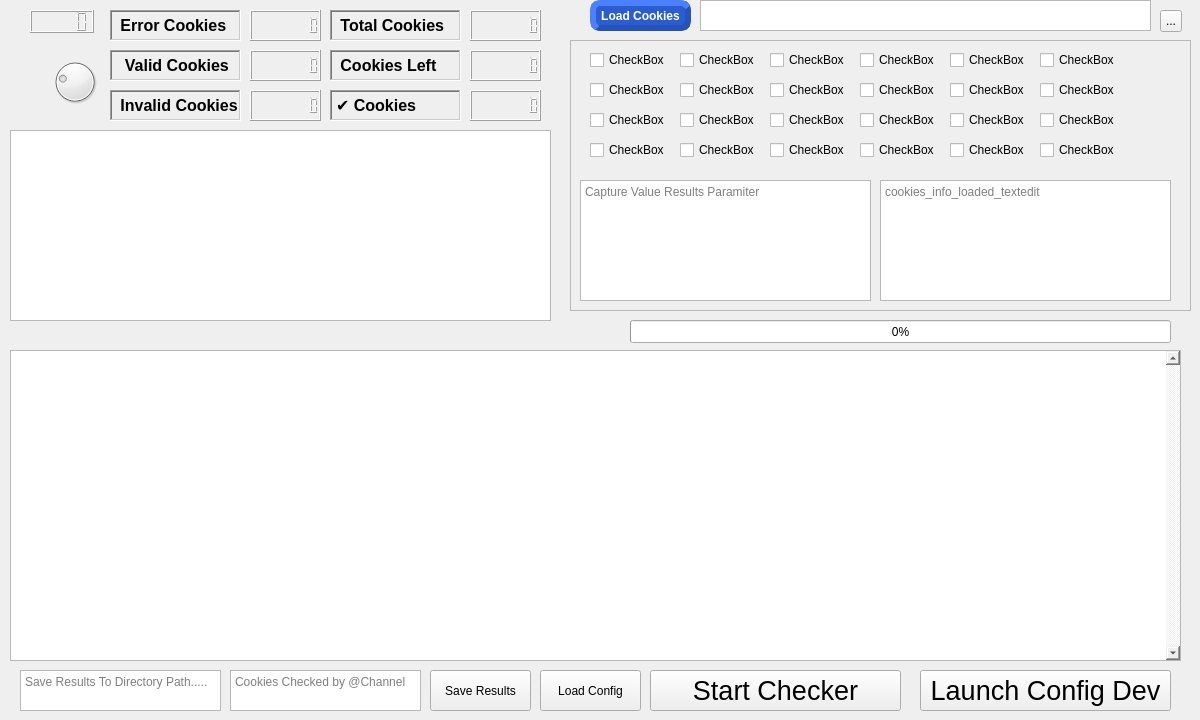
  <widget class="QWidget" name="centralwidget">
   <property name="whatsThis">
    <string extracomment="This will be the main settings for the scipt to work with and search inside."/>
   </property>
   <widget class="QTextEdit" name="cookies_details_request_textedit">
    <property name="geometry">
     <rect>
      <x>10</x>
      <y>130</y>
      <width>541</width>
      <height>191</height>
     </rect>
    </property>
    <property name="styleSheet">
     <string notr="true">border-color: rgb(29, 233, 182);</string>
    </property>
   </widget>
   <widget class="QFrame" name="http_response_frame">
    <property name="geometry">
     <rect>
      <x>10</x>
      <y>350</y>
      <width>1171</width>
      <height>311</height>
     </rect>
    </property>
    <property name="styleSheet">
     <string notr="true">border-color: rgb(21, 255, 255);</string>
    </property>
    <property name="frameShape">
     <enum>QFrame::Shape::StyledPanel</enum>
    </property>
    <property name="frameShadow">
     <enum>QFrame::Shadow::Raised</enum>
    </property>
    <widget class="QTextEdit" name="http_response_textEdit">
     <property name="geometry">
      <rect>
       <x>0</x>
       <y>0</y>
       <width>1171</width>
       <height>311</height>
      </rect>
     </property>
     <property name="styleSheet">
      <string notr="true">border-color: rgb(29, 233, 182);</string>
     </property>
     <property name="verticalScrollBarPolicy">
      <enum>Qt::ScrollBarPolicy::ScrollBarAlwaysOn</enum>
     </property>
     <property name="horizontalScrollBarPolicy">
      <enum>Qt::ScrollBarPolicy::ScrollBarAlwaysOff</enum>
     </property>
    </widget>
   </widget>
   <widget class="QPushButton" name="load_cookies_button">
    <property name="geometry">
     <rect>
      <x>590</x>
      <y>0</y>
      <width>101</width>
      <height>31</height>
     </rect>
    </property>
    <property name="acceptDrops">
     <bool>true</bool>
    </property>
    <property name="autoFillBackground">
     <bool>false</bool>
    </property>
    <property name="styleSheet">
     <string notr="true">QPushButton {
    background-color: #2B5DD1;
    color: #FFFFFF;
    border-style: outset;
    padding: 1px;
    font: bold 12px;
    border-width: 6px;
    border-radius: 10px;
    border-color: #2752B8;
}
QPushButton:hover {
    background-color: lightgreen;
}</string>
    </property>
    <property name="text">
     <string>Load Cookies</string>
    </property>
   </widget>
   <widget class="QTextEdit" name="save_results_directory_textedit">
    <property name="geometry">
     <rect>
      <x>20</x>
      <y>670</y>
      <width>201</width>
      <height>41</height>
     </rect>
    </property>
    <property name="styleSheet">
     <string notr="true">border-color: rgb(17, 235, 255);</string>
    </property>
    <property name="lineWrapMode">
     <enum>QTextEdit::LineWrapMode::NoWrap</enum>
    </property>
    <property name="placeholderText">
     <string>Save Results To Directory Path.....</string>
    </property>
   </widget>
   <widget class="QPushButton" name="save_results_button">
    <property name="geometry">
     <rect>
      <x>430</x>
      <y>670</y>
      <width>101</width>
      <height>41</height>
     </rect>
    </property>
    <property name="autoFillBackground">
     <bool>false</bool>
    </property>
    <property name="styleSheet">
     <string notr="true">gridline-color: rgb(0, 0, 0);
border-color: rgb(10, 251, 255);
gridline-color: rgb(0, 0, 0);
QPushButton {background-color: #A3C1DA; color: red;}')
</string>
    </property>
    <property name="text">
     <string>Save Results</string>
    </property>
   </widget>
   <widget class="QPushButton" name="start_checker_button">
    <property name="geometry">
     <rect>
      <x>650</x>
      <y>670</y>
      <width>251</width>
      <height>41</height>
     </rect>
    </property>
    <property name="font">
     <font>
      <pointsize>20</pointsize>
     </font>
    </property>
    <property name="text">
     <string>Start Checker</string>
    </property>
   </widget>
   <widget class="QFrame" name="frame_2">
    <property name="enabled">
     <bool>true</bool>
    </property>
    <property name="geometry">
     <rect>
      <x>570</x>
      <y>40</y>
      <width>621</width>
      <height>271</height>
     </rect>
    </property>
    <property name="acceptDrops">
     <bool>true</bool>
    </property>
    <property name="frameShape">
     <enum>QFrame::Shape::StyledPanel</enum>
    </property>
    <property name="frameShadow">
     <enum>QFrame::Shadow::Raised</enum>
    </property>
    <widget class="QTextEdit" name="configs_loaded_value_response_textedit">
     <property name="enabled">
      <bool>true</bool>
     </property>
     <property name="geometry">
      <rect>
       <x>10</x>
       <y>140</y>
       <width>291</width>
       <height>121</height>
      </rect>
     </property>
     <property name="styleSheet">
      <string notr="true">border-color: rgb(29, 233, 182);</string>
     </property>
     <property name="placeholderText">
      <string>Capture Value Results Paramiter</string>
     </property>
    </widget>
    <widget class="QCheckBox" name="checkBox_1">
     <property name="geometry">
      <rect>
       <x>20</x>
       <y>10</y>
       <width>101</width>
       <height>20</height>
      </rect>
     </property>
     <property name="acceptDrops">
      <bool>true</bool>
     </property>
     <property name="text">
      <string>CheckBox</string>
     </property>
    </widget>
    <widget class="QCheckBox" name="checkBox_2">
     <property name="geometry">
      <rect>
       <x>110</x>
       <y>10</y>
       <width>101</width>
       <height>20</height>
      </rect>
     </property>
     <property name="acceptDrops">
      <bool>true</bool>
     </property>
     <property name="text">
      <string>CheckBox</string>
     </property>
    </widget>
    <widget class="QCheckBox" name="checkBox_3">
     <property name="geometry">
      <rect>
       <x>200</x>
       <y>10</y>
       <width>101</width>
       <height>20</height>
      </rect>
     </property>
     <property name="acceptDrops">
      <bool>true</bool>
     </property>
     <property name="text">
      <string>CheckBox</string>
     </property>
    </widget>
    <widget class="QCheckBox" name="checkBox_4">
     <property name="geometry">
      <rect>
       <x>290</x>
       <y>10</y>
       <width>101</width>
       <height>20</height>
      </rect>
     </property>
     <property name="text">
      <string>CheckBox</string>
     </property>
    </widget>
    <widget class="QCheckBox" name="checkBox_5">
     <property name="geometry">
      <rect>
       <x>380</x>
       <y>10</y>
       <width>101</width>
       <height>20</height>
      </rect>
     </property>
     <property name="text">
      <string>CheckBox</string>
     </property>
    </widget>
    <widget class="QCheckBox" name="checkBox_6">
     <property name="geometry">
      <rect>
       <x>470</x>
       <y>10</y>
       <width>101</width>
       <height>20</height>
      </rect>
     </property>
     <property name="text">
      <string>CheckBox</string>
     </property>
    </widget>
    <widget class="QCheckBox" name="checkBox_7">
     <property name="geometry">
      <rect>
       <x>20</x>
       <y>40</y>
       <width>101</width>
       <height>20</height>
      </rect>
     </property>
     <property name="text">
      <string>CheckBox</string>
     </property>
    </widget>
    <widget class="QCheckBox" name="checkBox_8">
     <property name="geometry">
      <rect>
       <x>110</x>
       <y>40</y>
       <width>101</width>
       <height>20</height>
      </rect>
     </property>
     <property name="text">
      <string>CheckBox</string>
     </property>
    </widget>
    <widget class="QCheckBox" name="checkBox_9">
     <property name="geometry">
      <rect>
       <x>200</x>
       <y>40</y>
       <width>101</width>
       <height>20</height>
      </rect>
     </property>
     <property name="acceptDrops">
      <bool>true</bool>
     </property>
     <property name="text">
      <string>CheckBox</string>
     </property>
    </widget>
    <widget class="QCheckBox" name="checkBox_10">
     <property name="geometry">
      <rect>
       <x>290</x>
       <y>40</y>
       <width>101</width>
       <height>20</height>
      </rect>
     </property>
     <property name="text">
      <string>CheckBox</string>
     </property>
    </widget>
    <widget class="QCheckBox" name="checkBox_11">
     <property name="geometry">
      <rect>
       <x>380</x>
       <y>40</y>
       <width>101</width>
       <height>20</height>
      </rect>
     </property>
     <property name="text">
      <string>CheckBox</string>
     </property>
    </widget>
    <widget class="QCheckBox" name="checkBox_12">
     <property name="geometry">
      <rect>
       <x>470</x>
       <y>40</y>
       <width>101</width>
       <height>20</height>
      </rect>
     </property>
     <property name="text">
      <string>CheckBox</string>
     </property>
    </widget>
    <widget class="QCheckBox" name="checkBox_13">
     <property name="geometry">
      <rect>
       <x>20</x>
       <y>70</y>
       <width>101</width>
       <height>20</height>
      </rect>
     </property>
     <property name="text">
      <string>CheckBox</string>
     </property>
    </widget>
    <widget class="QCheckBox" name="checkBox_14">
     <property name="geometry">
      <rect>
       <x>110</x>
       <y>70</y>
       <width>101</width>
       <height>20</height>
      </rect>
     </property>
     <property name="text">
      <string>CheckBox</string>
     </property>
    </widget>
    <widget class="QCheckBox" name="checkBox_15">
     <property name="geometry">
      <rect>
       <x>200</x>
       <y>70</y>
       <width>101</width>
       <height>20</height>
      </rect>
     </property>
     <property name="text">
      <string>CheckBox</string>
     </property>
    </widget>
    <widget class="QCheckBox" name="checkBox_16">
     <property name="geometry">
      <rect>
       <x>290</x>
       <y>70</y>
       <width>101</width>
       <height>20</height>
      </rect>
     </property>
     <property name="text">
      <string>CheckBox</string>
     </property>
    </widget>
    <widget class="QCheckBox" name="checkBox_17">
     <property name="geometry">
      <rect>
       <x>380</x>
       <y>70</y>
       <width>101</width>
       <height>20</height>
      </rect>
     </property>
     <property name="text">
      <string>CheckBox</string>
     </property>
    </widget>
    <widget class="QCheckBox" name="checkBox_18">
     <property name="geometry">
      <rect>
       <x>470</x>
       <y>70</y>
       <width>101</width>
       <height>20</height>
      </rect>
     </property>
     <property name="text">
      <string>CheckBox</string>
     </property>
    </widget>
    <widget class="QCheckBox" name="checkBox_19">
     <property name="geometry">
      <rect>
       <x>20</x>
       <y>100</y>
       <width>101</width>
       <height>20</height>
      </rect>
     </property>
     <property name="text">
      <string>CheckBox</string>
     </property>
    </widget>
    <widget class="QCheckBox" name="checkBox_20">
     <property name="geometry">
      <rect>
       <x>110</x>
       <y>100</y>
       <width>101</width>
       <height>20</height>
      </rect>
     </property>
     <property name="text">
      <string>CheckBox</string>
     </property>
    </widget>
    <widget class="QCheckBox" name="checkBox_21">
     <property name="geometry">
      <rect>
       <x>200</x>
       <y>100</y>
       <width>101</width>
       <height>20</height>
      </rect>
     </property>
     <property name="text">
      <string>CheckBox</string>
     </property>
    </widget>
    <widget class="QCheckBox" name="checkBox_22">
     <property name="geometry">
      <rect>
       <x>290</x>
       <y>100</y>
       <width>101</width>
       <height>20</height>
      </rect>
     </property>
     <property name="text">
      <string>CheckBox</string>
     </property>
    </widget>
    <widget class="QCheckBox" name="checkBox_23">
     <property name="geometry">
      <rect>
       <x>380</x>
       <y>100</y>
       <width>101</width>
       <height>20</height>
      </rect>
     </property>
     <property name="text">
      <string>CheckBox</string>
     </property>
    </widget>
    <widget class="QCheckBox" name="checkBox_24">
     <property name="geometry">
      <rect>
       <x>470</x>
       <y>100</y>
       <width>101</width>
       <height>20</height>
      </rect>
     </property>
     <property name="text">
      <string>CheckBox</string>
     </property>
    </widget>
    <widget class="QTextEdit" name="cookies_info_loaded_textedit">
     <property name="enabled">
      <bool>true</bool>
     </property>
     <property name="geometry">
      <rect>
       <x>310</x>
       <y>140</y>
       <width>291</width>
       <height>121</height>
      </rect>
     </property>
     <property name="styleSheet">
      <string notr="true">border-color: rgb(29, 233, 182);</string>
     </property>
     <property name="placeholderText">
      <string>cookies_info_loaded_textedit</string>
     </property>
    </widget>
   </widget>
   <widget class="QToolButton" name="toolButton">
    <property name="geometry">
     <rect>
      <x>1160</x>
      <y>10</y>
      <width>22</width>
      <height>22</height>
     </rect>
    </property>
    <property name="text">
     <string>...</string>
    </property>
   </widget>
   <widget class="QTextEdit" name="creator_config_textedit">
    <property name="geometry">
     <rect>
      <x>230</x>
      <y>670</y>
      <width>191</width>
      <height>41</height>
     </rect>
    </property>
    <property name="styleSheet">
     <string notr="true">border-color: rgb(17, 235, 255);</string>
    </property>
    <property name="lineWrapMode">
     <enum>QTextEdit::LineWrapMode::NoWrap</enum>
    </property>
    <property name="placeholderText">
     <string>Cookies Checked by @Channel</string>
    </property>
   </widget>
   <widget class="QPushButton" name="load_config_button">
    <property name="geometry">
     <rect>
      <x>540</x>
      <y>670</y>
      <width>101</width>
      <height>41</height>
     </rect>
    </property>
    <property name="autoFillBackground">
     <bool>false</bool>
    </property>
    <property name="styleSheet">
     <string notr="true">gridline-color: rgb(0, 0, 0);
border-color: rgb(10, 251, 255);
gridline-color: rgb(0, 0, 0);
QPushButton {background-color: #A3C1DA; color: red;}')
</string>
    </property>
    <property name="text">
     <string>Load Config</string>
    </property>
   </widget>
   <widget class="QLabel" name="total_cookies_label">
    <property name="geometry">
     <rect>
      <x>330</x>
      <y>10</y>
      <width>131</width>
      <height>31</height>
     </rect>
    </property>
    <property name="font">
     <font>
      <pointsize>12</pointsize>
      <bold>true</bold>
     </font>
    </property>
    <property name="styleSheet">
     <string notr="true">border-color: rgb(29, 233, 182);</string>
    </property>
    <property name="frameShape">
     <enum>QFrame::Shape::WinPanel</enum>
    </property>
    <property name="frameShadow">
     <enum>QFrame::Shadow::Sunken</enum>
    </property>
    <property name="text">
     <string> Total Cookies</string>
    </property>
   </widget>
   <widget class="QLCDNumber" name="total_cookies_loaded_lcdNumber">
    <property name="geometry">
     <rect>
      <x>470</x>
      <y>10</y>
      <width>71</width>
      <height>31</height>
     </rect>
    </property>
    <property name="styleSheet">
     <string notr="true">border-color: rgb(29, 233, 182);</string>
    </property>
    <property name="digitCount">
     <number>8</number>
    </property>
   </widget>
   <widget class="QLabel" name="valid_cookies_label">
    <property name="geometry">
     <rect>
      <x>110</x>
      <y>50</y>
      <width>131</width>
      <height>31</height>
     </rect>
    </property>
    <property name="font">
     <font>
      <pointsize>12</pointsize>
      <bold>true</bold>
     </font>
    </property>
    <property name="styleSheet">
     <string notr="true">border-color: rgb(29, 233, 182);</string>
    </property>
    <property name="frameShape">
     <enum>QFrame::Shape::WinPanel</enum>
    </property>
    <property name="frameShadow">
     <enum>QFrame::Shadow::Sunken</enum>
    </property>
    <property name="text">
     <string>  Valid Cookies</string>
    </property>
   </widget>
   <widget class="QLCDNumber" name="valid_cookies_lcdNumber">
    <property name="geometry">
     <rect>
      <x>250</x>
      <y>50</y>
      <width>71</width>
      <height>31</height>
     </rect>
    </property>
    <property name="styleSheet">
     <string notr="true">border-color: rgb(29, 233, 182);</string>
    </property>
    <property name="digitCount">
     <number>8</number>
    </property>
   </widget>
   <widget class="QLabel" name="cookies_left_label">
    <property name="geometry">
     <rect>
      <x>330</x>
      <y>50</y>
      <width>131</width>
      <height>31</height>
     </rect>
    </property>
    <property name="font">
     <font>
      <pointsize>12</pointsize>
      <bold>true</bold>
     </font>
    </property>
    <property name="styleSheet">
     <string notr="true">border-color: rgb(29, 233, 182);</string>
    </property>
    <property name="frameShape">
     <enum>QFrame::Shape::WinPanel</enum>
    </property>
    <property name="frameShadow">
     <enum>QFrame::Shadow::Sunken</enum>
    </property>
    <property name="text">
     <string> Cookies Left</string>
    </property>
   </widget>
   <widget class="QLCDNumber" name="total_cookies_left_lcdNumber">
    <property name="geometry">
     <rect>
      <x>470</x>
      <y>50</y>
      <width>71</width>
      <height>31</height>
     </rect>
    </property>
    <property name="styleSheet">
     <string notr="true">border-color: rgb(29, 233, 182);</string>
    </property>
    <property name="digitCount">
     <number>8</number>
    </property>
   </widget>
   <widget class="QLabel" name="total_cookies_checked_label">
    <property name="geometry">
     <rect>
      <x>330</x>
      <y>90</y>
      <width>131</width>
      <height>31</height>
     </rect>
    </property>
    <property name="font">
     <font>
      <pointsize>12</pointsize>
      <bold>true</bold>
     </font>
    </property>
    <property name="styleSheet">
     <string notr="true">border-color: rgb(29, 233, 182);</string>
    </property>
    <property name="frameShape">
     <enum>QFrame::Shape::WinPanel</enum>
    </property>
    <property name="frameShadow">
     <enum>QFrame::Shadow::Sunken</enum>
    </property>
    <property name="text">
     <string>✔ Cookies</string>
    </property>
   </widget>
   <widget class="QLCDNumber" name="total_cookies_checked_lcdNumber">
    <property name="geometry">
     <rect>
      <x>470</x>
      <y>90</y>
      <width>71</width>
      <height>31</height>
     </rect>
    </property>
    <property name="styleSheet">
     <string notr="true">border-color: rgb(29, 233, 182);</string>
    </property>
    <property name="digitCount">
     <number>8</number>
    </property>
   </widget>
   <widget class="QLabel" name="invalid_cookies_label">
    <property name="geometry">
     <rect>
      <x>110</x>
      <y>90</y>
      <width>131</width>
      <height>31</height>
     </rect>
    </property>
    <property name="font">
     <font>
      <pointsize>12</pointsize>
      <bold>true</bold>
     </font>
    </property>
    <property name="styleSheet">
     <string notr="true">border-color: rgb(29, 233, 182);</string>
    </property>
    <property name="frameShape">
     <enum>QFrame::Shape::WinPanel</enum>
    </property>
    <property name="frameShadow">
     <enum>QFrame::Shadow::Sunken</enum>
    </property>
    <property name="text">
     <string> Invalid Cookies</string>
    </property>
   </widget>
   <widget class="QLCDNumber" name="invalid_cookies_lcdNumber">
    <property name="geometry">
     <rect>
      <x>250</x>
      <y>90</y>
      <width>71</width>
      <height>31</height>
     </rect>
    </property>
    <property name="styleSheet">
     <string notr="true">border-color: rgb(29, 233, 182);</string>
    </property>
    <property name="digitCount">
     <number>8</number>
    </property>
   </widget>
   <widget class="QLabel" name="error_cookies_label">
    <property name="geometry">
     <rect>
      <x>110</x>
      <y>10</y>
      <width>131</width>
      <height>31</height>
     </rect>
    </property>
    <property name="font">
     <font>
      <pointsize>12</pointsize>
      <bold>true</bold>
     </font>
    </property>
    <property name="styleSheet">
     <string notr="true">border-color: rgb(29, 233, 182);</string>
    </property>
    <property name="frameShape">
     <enum>QFrame::Shape::WinPanel</enum>
    </property>
    <property name="frameShadow">
     <enum>QFrame::Shadow::Sunken</enum>
    </property>
    <property name="text">
     <string> Error Cookies</string>
    </property>
   </widget>
   <widget class="QLCDNumber" name="error_cookies_lcdNumber">
    <property name="geometry">
     <rect>
      <x>250</x>
      <y>10</y>
      <width>71</width>
      <height>31</height>
     </rect>
    </property>
    <property name="styleSheet">
     <string notr="true">border-color: rgb(29, 233, 182);</string>
    </property>
    <property name="digitCount">
     <number>8</number>
    </property>
   </widget>
   <widget class="QProgressBar" name="progressBar">
    <property name="geometry">
     <rect>
      <x>630</x>
      <y>320</y>
      <width>541</width>
      <height>23</height>
     </rect>
    </property>
    <property name="value">
     <number>0</number>
    </property>
   </widget>
   <widget class="QDial" name="threaddial">
    <property name="geometry">
     <rect>
      <x>50</x>
      <y>50</y>
      <width>50</width>
      <height>64</height>
     </rect>
    </property>
    <property name="maximum">
     <number>199</number>
    </property>
    <property name="value">
     <number>50</number>
    </property>
   </widget>
   <widget class="QLCDNumber" name="threadNumber">
    <property name="geometry">
     <rect>
      <x>30</x>
      <y>10</y>
      <width>64</width>
      <height>23</height>
     </rect>
    </property>
   </widget>
   <widget class="QPushButton" name="start_checker_button_2">
    <property name="geometry">
     <rect>
      <x>920</x>
      <y>670</y>
      <width>251</width>
      <height>41</height>
     </rect>
    </property>
    <property name="font">
     <font>
      <pointsize>20</pointsize>
     </font>
    </property>
    <property name="text">
     <string>Launch Config Dev</string>
    </property>
   </widget>
   <widget class="QTextEdit" name="directory_path_textedit">
    <property name="geometry">
     <rect>
      <x>700</x>
      <y>0</y>
      <width>451</width>
      <height>31</height>
     </rect>
    </property>
    <property name="styleSheet">
     <string notr="true">border-color: rgb(29, 233, 182);</string>
    </property>
   </widget>
  </widget>
